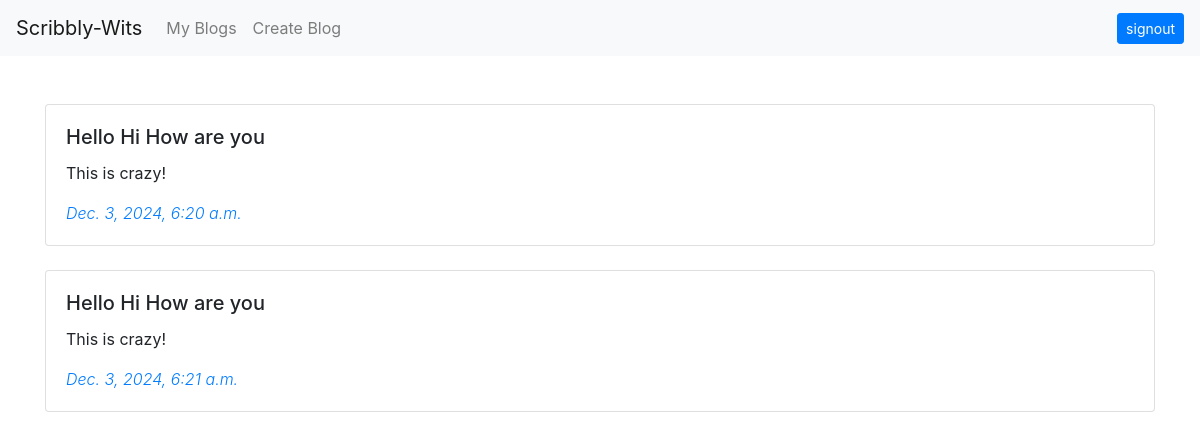
Screenshot of /myblogs/ (signed in) with the database file from the repository.
### app/models.py (models this page shows, shortened)
class Blogs(models.Model):
    title = models.CharField(max_length=100)
    content = models.TextField()
    date = models.DateTimeField(default=timezone.now)
    author = models.ForeignKey(User, on_delete=models.CASCADE)

### app/views.py (the view)
# urls.py: path('myblogs/', views.my_blogs, name='myblogs')
def my_blogs(request):
    content = {
        'blogs' : Blogs.objects.filter(author=request.user)
    }
    return render(request, 'my_blogs.html', content)

### app/templates/my_blogs.html (shortened to what this page needs)
{% extends "base_nav.html" %}
{% block content %}
    <div class="container">
        {% for blog in blogs %}
        <br />
        <div class="card">
            <div class="card-body">
              <h5 class="card-title">{{ blog.title }}</h5>
              <p class="card-text">{{ blog.content }}</p>
              <a href="#" class="font-weight-light font-italic">{{ blog.date }}</a>
            </div>
        </div>
        {% endfor %}
    </div>
{% endblock %}

### rows the page displays
Blogs: title "Hello Hi How are you", content "This is crazy!", date "Dec. 3, 2024, 6:20 a.m."
Blogs: title "Hello Hi How are you", content "This is crazy!", date "Dec. 3, 2024, 6:21 a.m."
